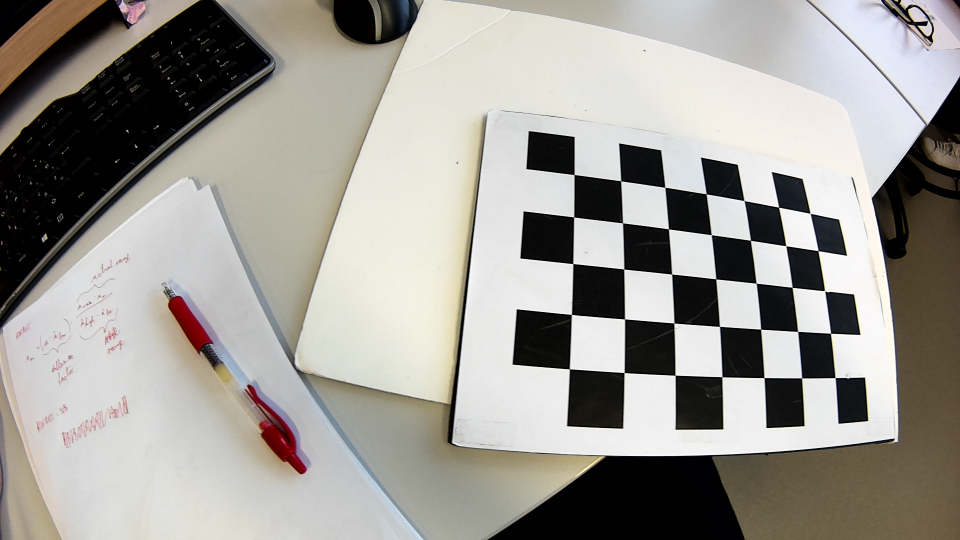
#> input picture Lab2/assignment2_data/2/image_001.png, 1920 x 1080 px (shown at 1/2 size)
$ python lab2.py
#> lines starting #> are read from the running program, lines starting #| are printed output that depends on the picture; after the words box and inside, x2 and y2 are one past the last pixel; in counts of white or black regions, pixels touching at a corner belong together
import cv2
import numpy as np
import glob
import os
from matplotlib import pyplot as plt
import matplotlib


circles_dir = "assignment2_data/1/"
checkerboard_dir = "assignment2_data/2/"


########################
# 2. CAMERA CALIBRATION
########################

def make_checkerboard_objp():
    # Definición de los puntos del patrón de tablero de ajedrez (checkerboard).
    # Se crea una cuadrícula de coordenadas 3D (x, y, z) que representan las
    # esquinas internas del patrón en coordenadas del mundo (z = 0).
    grid_size = (7, 5)
    # Inicializa una matriz de ceros para N puntos con 3 columnas (X, Y, Z).
    grid = np.zeros((grid_size[0]*grid_size[1], 3), np.float32)
    # Rellena las columnas X e Y con una malla regular; Z queda en 0.
    grid[:, :2] = np.mgrid[0:grid_size[0], 0:grid_size[1]].T.reshape(-1, 2)
    return grid, grid_size


def make_asymmetric_circle_objp():
    # Definición de los puntos para un patrón de círculos asimétrico.
    # El patrón asimétrico desplaza alternadamente las columnas para formar la retícula.
    circle_grid_size = (4, 11)
    # j corresponde a columnas, i a filas
    j, i = np.meshgrid(np.arange(circle_grid_size[0]), np.arange(circle_grid_size[1]))
    # Posición X ajustada para la asimetría (columnas desplazadas en función de la fila)
    x = (2 * j + i % 2)
    y = i
    z = np.zeros_like(x)
    # Se empaquetan las coordenadas en una matriz Nx3 de tipo float32
    grid = np.stack((x, y, z), axis=-1).reshape(-1, 3).astype(np.float32)
    return grid, circle_grid_size


# a)

def detect_and_save_calibration_points(image_dir, pattern_type='checkerboard', output_file='calibration_points.npy'):
    # Detecta los puntos del patrón (esquinas del checkerboard o centros de círculos)
    # en todas las imágenes del directorio image_dir y guarda los resultados en output_file.

    # Selección del generador de puntos 3D y función de búsqueda según el tipo de patrón
#> called with image_dir = 'assignment2_data/2/', pattern_type = 'checkerboard', output_file = 'checkerboard_points.npy'
    if pattern_type == 'checkerboard':
        objp, grid_size = make_checkerboard_objp() # puntos teoricos (vida real)
        find_pattern = cv2.findChessboardCorners
        pattern_flags = 0
    elif pattern_type == 'circles':
        objp, grid_size = make_asymmetric_circle_objp()  # puntos teoricos (vida real)
        find_pattern = cv2.findCirclesGrid
        pattern_flags = cv2.CALIB_CB_ASYMMETRIC_GRID
    else:
        raise ValueError("pattern_type debe ser 'checkerboard' o 'circles'")

    objpoints = []       # Lista de arrays de puntos 3D (coordenadas del patrón)
    imgpoints = []       # Lista de arrays de puntos 2D detectados en la imagen
    detected_images = [] # Rutas de las imágenes donde se detectó correctamente el patrón

    # Recolecta todas las imágenes .png del directorio (ordenadas)
    image_paths = sorted(glob.glob(os.path.join(image_dir, '*.png')))
    if not image_paths:
        print(f"No se encontraron imágenes en {image_dir}")
        return

    print(f"Detectando patrón {pattern_type} en {len(image_paths)} imágenes...")

    for img_path in image_paths:
        img = cv2.imread(img_path)
#> img is the input picture: shape (1080, 1920, 3); mean B, G, R 149, 154.7, 157.6
        if img is None:
            # Si la imagen no se puede leer, se salta
            continue
        gray = cv2.cvtColor(img, cv2.COLOR_BGR2GRAY)
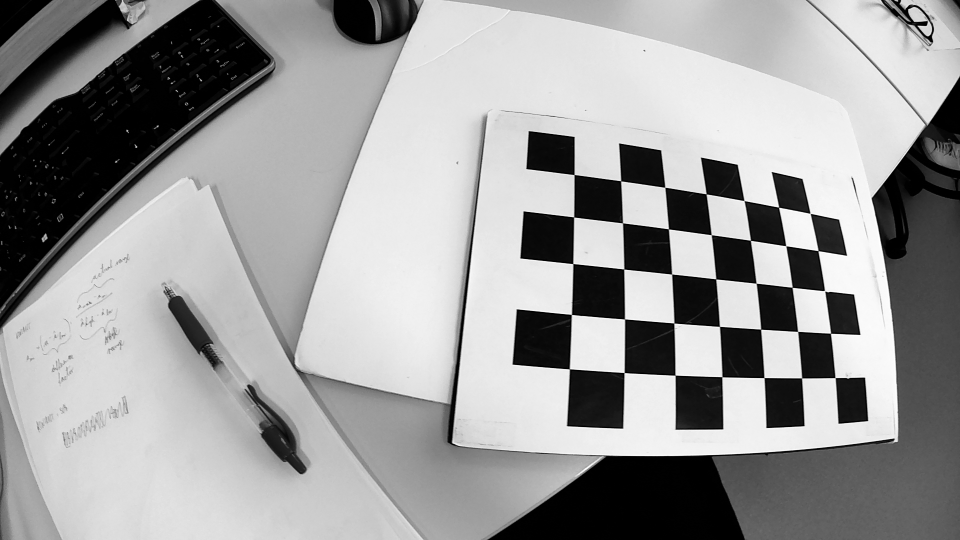
#> gray: shape (1080, 1920) (shown at 1/2 size); min 0, max 255, mean 154.9

        # Intenta encontrar el patrón en la imagen en escala de grises para reducir el ruido y mejorar el contraste
        ret, corners = find_pattern(gray, grid_size, flags=pattern_flags) # puntos detectados en la imagen
#> ret = True; corners = 35 rows, first 8: [1148.5, 349.5], [1241.8, 362.3], [1330, 374.9], [1412.7, 388.4], [1488.5, 401.7], [1557.6, 414.8], [1620.6, 427.2], [1148, 434.4]
        if not ret:
            # Si no se encuentra el patrón, informa y continúa con la siguiente imagen
            print(f"No se encontró el patrón en {os.path.basename(img_path)}")
            continue

        # Añade los puntos 3D teóricos y los puntos 2D detectados
        objpoints.append(objp)
        imgpoints.append(corners)
        detected_images.append(img_path)

        # Visualización: dibuja esquinas detectadas y muestra la imagen
        vis = img.copy()
        cv2.drawChessboardCorners(vis, grid_size, corners, ret)
#> vis: shape (1080, 1920, 3); 0.79% of pixels changed, all inside (x1, y1, x2, y2) = (1133, 343, 1678, 763)
        cv2.imshow(f'{pattern_type} detected', vis)
        cv2.waitKey(0)

    cv2.destroyAllWindows()
    # Guarda los resultados en un archivo numpy (.npy) para usarlos después en la calibración
    np.save(output_file, {
        'object_points': objpoints,
        'image_points': imgpoints,
        'image_names': detected_images
    })
    print(f"Se guardaron {len(imgpoints)} detecciones en {output_file}")
#| Se guardaron 1 detecciones en checkerboard_points.npy


# Ejecuta la detección para ambos tipos de patrón
detect_and_save_calibration_points(checkerboard_dir, 'checkerboard', 'checkerboard_points.npy')
detect_and_save_calibration_points(circles_dir, 'circles', 'circle_points.npy')
#> call 2 of detect_and_save_calibration_points, with image_dir = 'assignment2_data/1/', pattern_type = 'circles', output_file = 'circle_points.npy'
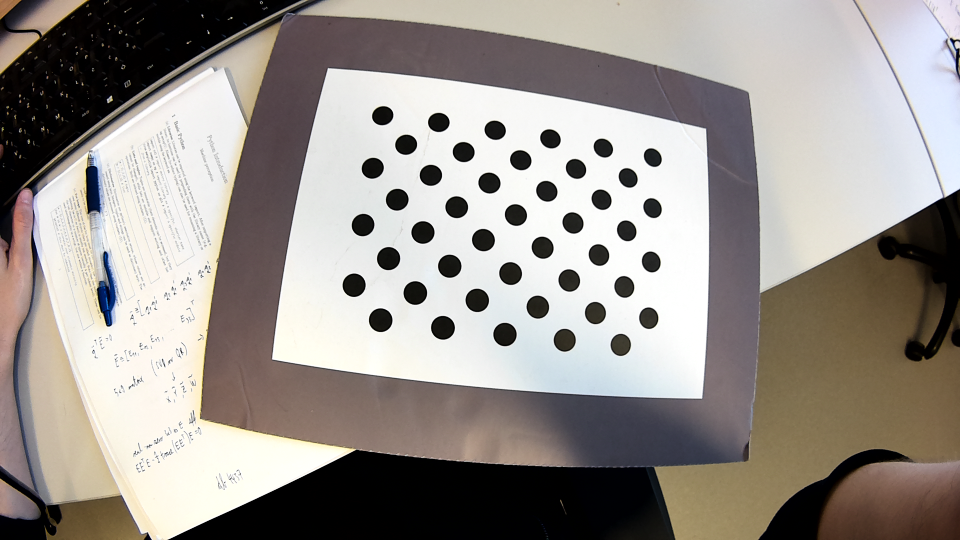
#> input picture Lab2/assignment2_data/1/image_000.png, 1920 x 1080 px (shown at 1/2 size)
#> in detect_and_save_calibration_points, img is the input picture: shape (1080, 1920, 3); mean B, G, R 142.3, 147.5, 153.5
#> in detect_and_save_calibration_points (call 2), `gray = cv2.cvtColor(img, cv2.COLOR_BGR2GRAY)`:
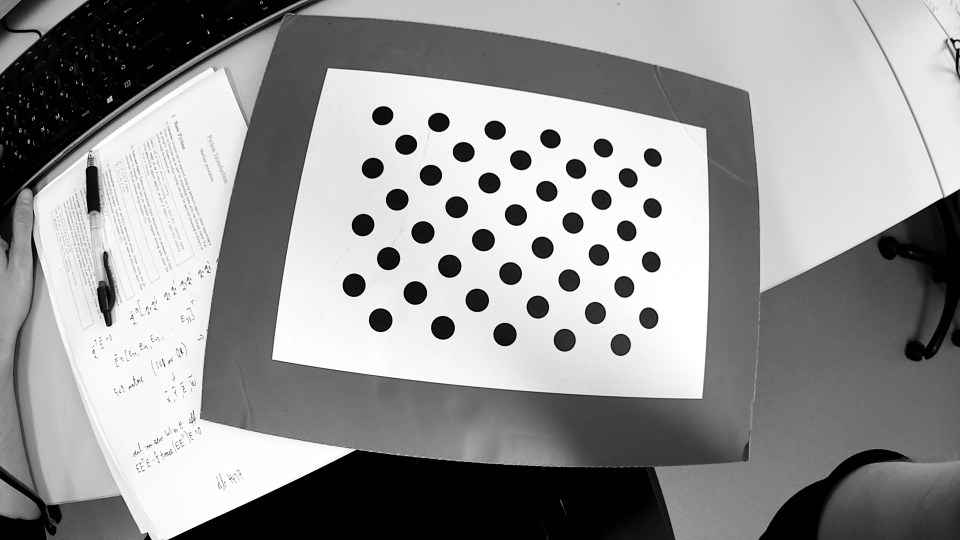
#> gray: shape (1080, 1920) (shown at 1/2 size); min 0, max 255, mean 148.7
#> in detect_and_save_calibration_points (call 2), `ret, corners = find_pattern(gray, grid_size, flags=pattern_flags)`: corners = 44 rows, first 8: [1305.1, 314.7], [1304.6, 415.8], [1302, 523.5], [1297.1, 635.9], [1255.8, 355.3], [1253, 461.2], [1248.2, 573.3], [1241, 689.3]
#| Se guardaron 1 detecciones en circle_points.npy


# b)

def perform_camera_calibration(points_file, pattern_type='checkerboard', sample_image=None, output_file='calibration_results.npy'):
    """
    Realiza la calibración de la cámara usando los puntos detectados guardados en los npy.
    Devuelve la matriz de cámara, coeficientes de distorsión y vectores de rotación/traslación.
    """
#> called with points_file = 'checkerboard_points.npy', pattern_type = 'checkerboard', output_file = 'calibration_results_checkerboard.npy'

    data = np.load(points_file, allow_pickle=True).item()
    imgpoints = data['image_points']
    if len(imgpoints) == 0:
        print("No se encontraron detecciones.")
        return

    # Selecciona el patrón teórico 3D según el tipo
    if pattern_type == 'checkerboard':
        objp, _ = make_checkerboard_objp()
    else:
        objp, _ = make_asymmetric_circle_objp()

    # Asociamos el patrón 3D a cada conjunto de puntos 2D detectados
    objpoints = [objp.copy() for _ in imgpoints]

    # Tamaño de imagen
    if sample_image is None:
        sample_image = data['image_names'][0]
    img = cv2.imread(sample_image)
    gray = cv2.cvtColor(img, cv2.COLOR_BGR2GRAY)
    image_size = (int(gray.shape[1]), int(gray.shape[0]))  # (width, height) como enteros

    # Flags de calibración
    flags = cv2.CALIB_ZERO_TANGENT_DIST + cv2.CALIB_RATIONAL_MODEL

    # Calibración
    ret, camera_matrix, dist_coeffs, rvecs, tvecs = cv2.calibrateCamera(objpoints, imgpoints, image_size, None, None, flags=flags)

    # Guardar resultados
    np.save(output_file, {
        'ret': ret,
        'camera_matrix': camera_matrix,
        'dist_coeffs': dist_coeffs,
        'rvecs': rvecs,
        'tvecs': tvecs
    })

    print(f"Calibración con patrón {pattern_type} completa. Error RMS: {ret:.4f}")
#| Calibración con patrón checkerboard completa. Error RMS: 0.3532

    # Matriz intrínseca
    print("Matriz intrínseca K:")
    print(np.array2string(camera_matrix, formatter={'float_kind': lambda x: f"{x:8.4f}"}))
#| [[569.2192   0.0000 953.1099]
#|  [  0.0000 527.3766 519.5424]
#|  [  0.0000   0.0000   1.0000]]

    # Distorsión
    print("\nCoeficientes de distorsión (k1, k2, p1, p2, k3, k4, k5, k6):")
    print(np.array2string(dist_coeffs.ravel(), formatter={'float_kind': lambda x: f"{x:8.4f}"}))
#| [ -0.0230  -0.0007   0.0000   0.0000  -0.0044   0.0427   0.0095  -0.0086
#|    0.0000   0.0000   0.0000   0.0000   0.0000   0.0000]

    # Vectores de rotación
    print("\nVectores de rotación (rvecs):")
    for i, rvec in enumerate(rvecs):
        print(f"Imagen {i + 1}: {np.array2string(rvec.ravel(), formatter={'float_kind': lambda x: f'{x:8.4f}'})}")

    # Vectores de traslación
    print("\nVectores de traslación (tvecs):")
    for i, tvec in enumerate(tvecs):
        print(f"Imagen {i + 1}: {np.array2string(tvec.ravel(), formatter={'float_kind': lambda x: f'{x:8.4f}'})}")

    print("\n")
    return ret, camera_matrix, dist_coeffs, rvecs, tvecs


# Ejecuta la calibración para ambos conjuntos de puntos
perform_camera_calibration('checkerboard_points.npy', 'checkerboard', output_file='calibration_results_checkerboard.npy')
perform_camera_calibration('circle_points.npy', 'circles', output_file='calibration_results_circles.npy')
#| Calibración con patrón circles completa. Error RMS: 0.1059
#| [[1041.9560   0.0000 993.8945]
#|  [  0.0000 1042.7998 507.8533]
#|  [  0.0000   0.0000   1.0000]]
#| [-14.0625  41.6888   0.0000   0.0000  71.7598 -13.6792  35.8803  94.4751
#|    0.0000   0.0000   0.0000   0.0000   0.0000   0.0000]


# c)

def reprojection_check(points_file, calib_file, pattern_type='checkerboard'):
    # Verifica la calibración proyectando los puntos 3D (objpoints) a la imagen
    # usando los parámetros calibrados y comparando esas proyecciones con los puntos
    # detectados originalmente (imgpoints). Muestra también una visualización de errores.

#> called with points_file = 'checkerboard_points.npy', calib_file = 'calibration_results_checkerboard.npy', pattern_type = 'checkerboard'
    points = np.load(points_file, allow_pickle=True).item()
    calib = np.load(calib_file, allow_pickle=True).item()

    objpoints = points['object_points']
    imgpoints = points['image_points']
    image_names = points['image_names']
    camera_matrix = calib['camera_matrix']
    dist_coeffs = calib['dist_coeffs']
    rvecs = calib['rvecs']
    tvecs = calib['tvecs']

    errors_all = []  # Lista que contendrá vectores de error por imagen

    for i, img_path in enumerate(image_names):
        img = cv2.imread(img_path)
        # Proyecta los puntos 3D a 2D usando la solución calibrada
        imgpts_proj, _ = cv2.projectPoints(objpoints[i], rvecs[i], tvecs[i], camera_matrix, dist_coeffs)
        # Calcula el vector de errores (proyección - detección)
        err_vec = imgpts_proj.reshape(-1,2) - imgpoints[i].reshape(-1,2)
        errors_all.append(err_vec)

        # Visualización: dibuja los puntos detectados (rojo) y los reproyectados (verde)
        vis = img.copy()
        for pd, pp in zip(imgpoints[i].reshape(-1,2), imgpts_proj.reshape(-1,2)):
            cv2.circle(vis, tuple(int(x) for x in pd), 5, (0,0,255), -1)  # real (detección)
            cv2.circle(vis, tuple(int(x) for x in pp), 5, (0,255,0), -1)  # proyectado
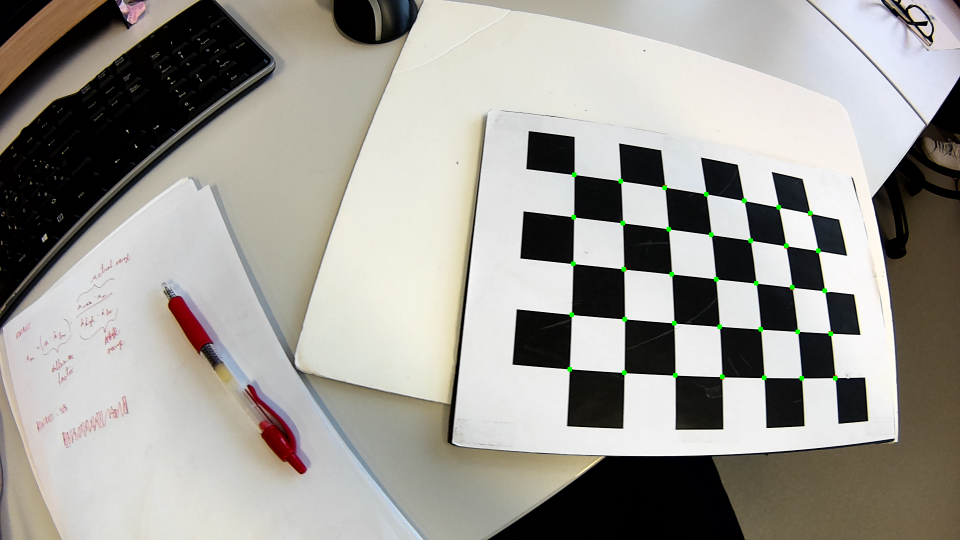
#> vis: shape (1080, 1920, 3) (shown at 1/2 size); 0.14% of pixels changed, all inside (x1, y1, x2, y2) = (1134, 344, 1676, 762)
        cv2.imshow(f"{pattern_type} reprojection", vis)
        cv2.waitKey(0)

    cv2.destroyAllWindows()

    # Gráfica de dispersion de errores para todas las imágenes
    plt.figure(figsize=(7,7))
    for i, e in enumerate(errors_all):
        plt.scatter(e[:,0], e[:,1], s=20, label=f'{pattern_type} {i+1}')
    plt.axhline(0, color='k', linestyle='--')
    plt.axvline(0, color='k', linestyle='--')
    plt.grid(True)
    plt.legend()
    plt.title(f'Errores de reproyección de {pattern_type} (en píxeles)')
    plt.xlabel('Error en X')
    plt.ylabel('Error en Y')
    plt.axis('equal')
    plt.xlim(-2,2)
    plt.ylim(-2,2)
    plt.show()
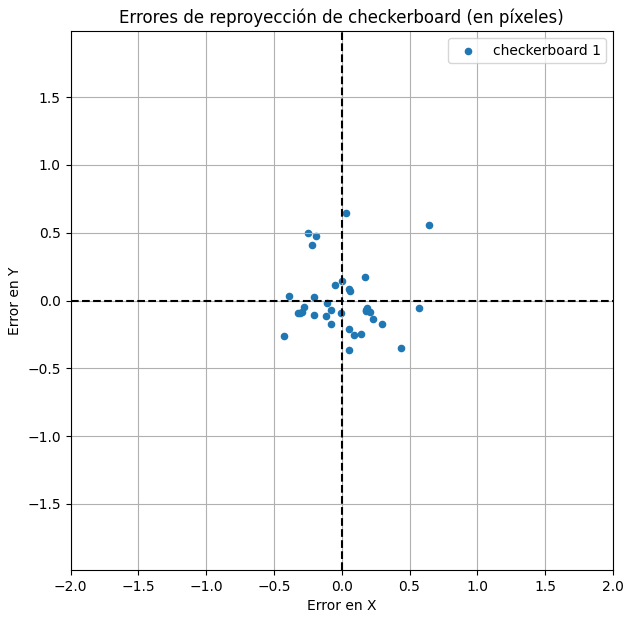
#> figure drawn by matplotlib, 1 panel


# Ejecuta la verificación de reproyección para ambos patrones
reprojection_check('checkerboard_points.npy', 'calibration_results_checkerboard.npy', 'checkerboard')
reprojection_check('circle_points.npy', 'calibration_results_circles.npy', 'circles')
#> call 2 of reprojection_check, with points_file = 'circle_points.npy', calib_file = 'calibration_results_circles.npy', pattern_type = 'circles'
#> in reprojection_check (call 2), `imgpts_proj, _ = cv2.projectPoints(objpoints[i], rvecs[i], tvecs[i], c..`: imgpts_proj = 44 rows, first 8: [1305.1, 314.8], [1304.6, 415.8], [1302.3, 523.4], [1297.1, 635.8], [1255.8, 355.4], [1253.2, 461.2], [1248.3, 573.3], [1241, 689.3]
#> in reprojection_check (call 2), `err_vec = imgpts_proj.reshape(-1,2) - imgpoints[i].reshape(-1,2)`: err_vec = 44 pairs, first value -0.241 to 0.261, second value -0.105 to 0.208
#> the loop in reprojection_check (call 2), `for pd, pp in zip(imgpoints[i].reshape(-1,2), imgpts_proj.reshape(-1,2..` made 44 passes
#> (pd, pp) on passes 1, 3, 4, 5, 6, 7, 9, 11: ([1305.1, 314.7], [1305.1, 314.8]), ([1302, 523.5], [1302.3, 523.4]), ([1297.1, 635.9], [1297.1, 635.8]), ([1255.8, 355.3], [1255.8, 355.4]), ([1253, 461.2], [1253.2, 461.2]), ([1248.2, 573.3], [1248.3, 573.3]), ([1206.2, 295.7], [1206, 295.9]), ([1197.4, 509.6], [1197.5, 509.6])
#> after the loop in reprojection_check (call 2), `for pd, pp in zip(imgpoints[i].reshape(-1,2), imgpts_proj.reshape(-1,2..`:
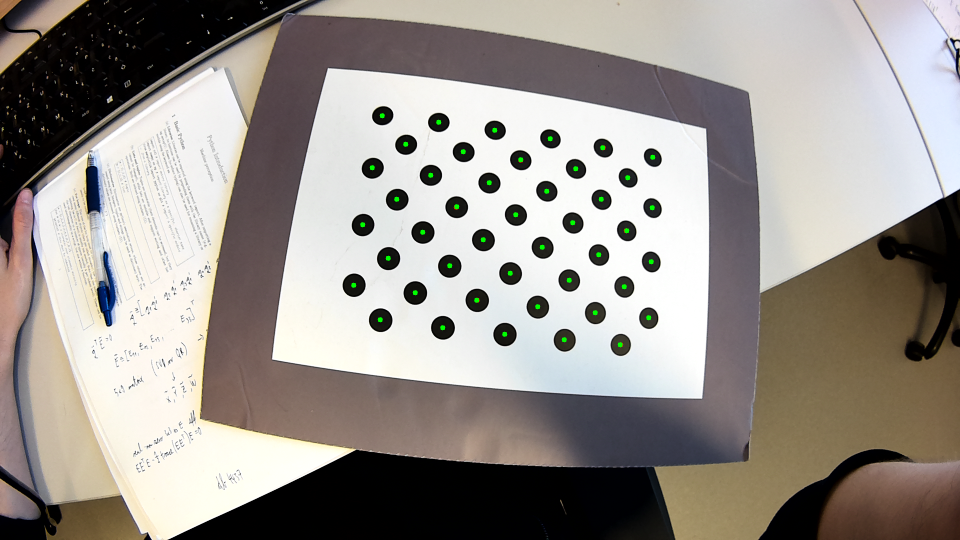
#> vis: shape (1080, 1920, 3) (shown at 1/2 size); 0.18% of pixels changed, all inside (x1, y1, x2, y2) = (702, 226, 1311, 695)
#> the loop in reprojection_check (call 2), `for i, e in enumerate(errors_all):` made 1 pass


# d)


def show_undistortion(points_file, calib_file, pattern_type):
    # Muestra una comparación superpuesta entre la imagen original y la imagen corregida
    # (undistort) usando los parámetros de calibración guardados.
#> called with points_file = 'checkerboard_points.npy', calib_file = 'calibration_results_checkerboard.npy', pattern_type = 'checkerboard'
    data = np.load(points_file, allow_pickle=True).item()
    calib = np.load(calib_file, allow_pickle=True).item()
    cam_mtx = calib['camera_matrix']
    dist = calib['dist_coeffs']

    for img_path in data['image_names']:
        img = cv2.imread(img_path)
        # Genera la versión corregida de la imagen (sin distorsión radial)
        und = cv2.undistort(img, cam_mtx, dist)
        # Crea una superposición semitransparente para comparar visualmente
        overlay = cv2.addWeighted(img, 0.5, und, 0.5, 0)
        cv2.imshow(f'{pattern_type} undistort', overlay)
        cv2.waitKey(0)
    cv2.destroyAllWindows()


# Visualiza la undistorsión para ambos patrones
show_undistortion('checkerboard_points.npy', 'calibration_results_checkerboard.npy', 'checkerboard')
show_undistortion('circle_points.npy', 'calibration_results_circles.npy', 'circles')
#> call 2 of show_undistortion, with points_file = 'circle_points.npy', calib_file = 'calibration_results_circles.npy', pattern_type = 'circles'
#> in show_undistortion (call 2), `overlay = cv2.addWeighted(img, 0.5, und, 0.5, 0)`:
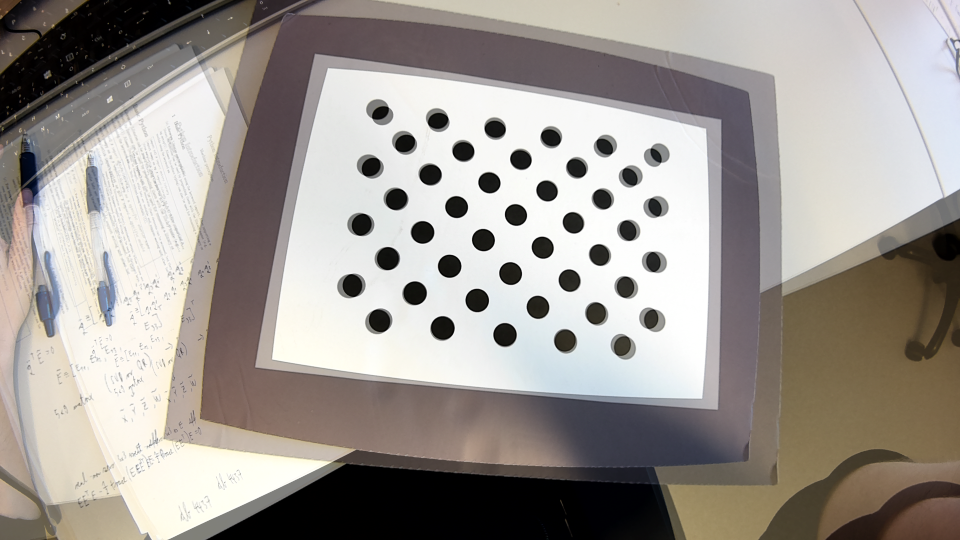
#> overlay: shape (1080, 1920, 3) (shown at 1/2 size); mean B, G, R 147.9, 153.1, 158.8


##############################
# 3. PROJECTIVE TRANSFORMATION
##############################

# Carga los parámetros de calibración calculados para el checkerboard
calib_cb = np.load('calibration_results_checkerboard.npy', allow_pickle=True).item()
camera_matrix_cb = calib_cb['camera_matrix']
dist_cb = calib_cb['dist_coeffs']


img_path = 'assignment2_data/2/image_001.png'
img = cv2.imread(img_path)
if img is None:
    raise FileNotFoundError(f"No se pudo leer {img_path}")

# Corrige la distorsión de la imagen usando los parámetros de calibración
undistorted = cv2.undistort(img, camera_matrix_cb, dist_cb)

# Muestra la imagen y permite seleccionar manualmente 4 esquinas internas
matplotlib.use('TkAgg')  # Asegura que matplotlib use un backend interactivo (se necesita para ginput)

plt.close('all')
plt.figure(figsize=(10, 8))
plt.imshow(cv2.cvtColor(undistorted, cv2.COLOR_BGR2RGB))
plt.title("Selecciona 4 esquinas internas (en sentido horario desde la esquina superior izquierda)")
plt.axis('on')
plt.tight_layout()

print("Haz clic en 4 puntos en sentido horario desde la esquina superior izquierda...")
plt.show(block=False)

# Espera a que el usuario haga 4 clics; devuelve una lista de puntos [(x,y),...]
#> (the run stopped early here; a loop or call above may not have finished)
